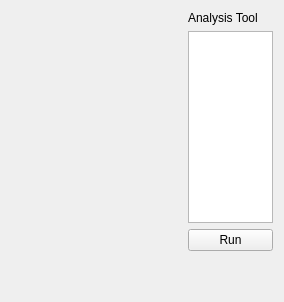
      <widget class="QWidget" name="tabAnalysis">
       <property name="sizePolicy">
        <sizepolicy hsizetype="Expanding" vsizetype="Expanding">
         <horstretch>1</horstretch>
         <verstretch>1</verstretch>
        </sizepolicy>
       </property>
       <attribute name="title">
        <string>Log</string>
       </attribute>
       <layout class="QHBoxLayout" name="hBoxLayoutMain" stretch="2,1">
        <item>
         <layout class="QVBoxLayout" name="vBoxDisplay" stretch="1,1">
          <property name="sizeConstraint">
           <enum>QLayout::SizeConstraint::SetDefaultConstraint</enum>
          </property>
          <item>
           <widget class="QChartView" name="Graph" native="true">
            <property name="sizePolicy">
             <sizepolicy hsizetype="Expanding" vsizetype="Expanding">
              <horstretch>1</horstretch>
              <verstretch>0</verstretch>
             </sizepolicy>
            </property>
           </widget>
          </item>
          <item>
           <widget class="MapWidget" name="mapWidgetAnalysis" native="true">
            <property name="sizePolicy">
             <sizepolicy hsizetype="Expanding" vsizetype="Expanding">
              <horstretch>1</horstretch>
              <verstretch>0</verstretch>
             </sizepolicy>
            </property>
           </widget>
          </item>
         </layout>
        </item>
        <item>
         <layout class="QVBoxLayout" name="vBoxTools">
          <item>
           <widget class="QLabel" name="labelAnalysis">
            <property name="text">
             <string>Analysis Tool</string>
            </property>
           </widget>
          </item>
          <item>
           <widget class="QTextEdit" name="textEditAnalysis">
            <property name="tabStopDistance">
             <double>40.000000000000000</double>
            </property>
           </widget>
          </item>
          <item>
           <widget class="QPushButton" name="buttonRunAnalysis">
            <property name="text">
             <string>Run</string>
            </property>
           </widget>
          </item>
          <item>
           <spacer name="verticalSpacerTools">
            <property name="orientation">
             <enum>Qt::Orientation::Vertical</enum>
            </property>
            <property name="sizeHint" stdset="0">
             <size>
              <width>20</width>
              <height>40</height>
             </size>
            </property>
           </spacer>
          </item>
         </layout>
        </item>
       </layout>
      </widget>
